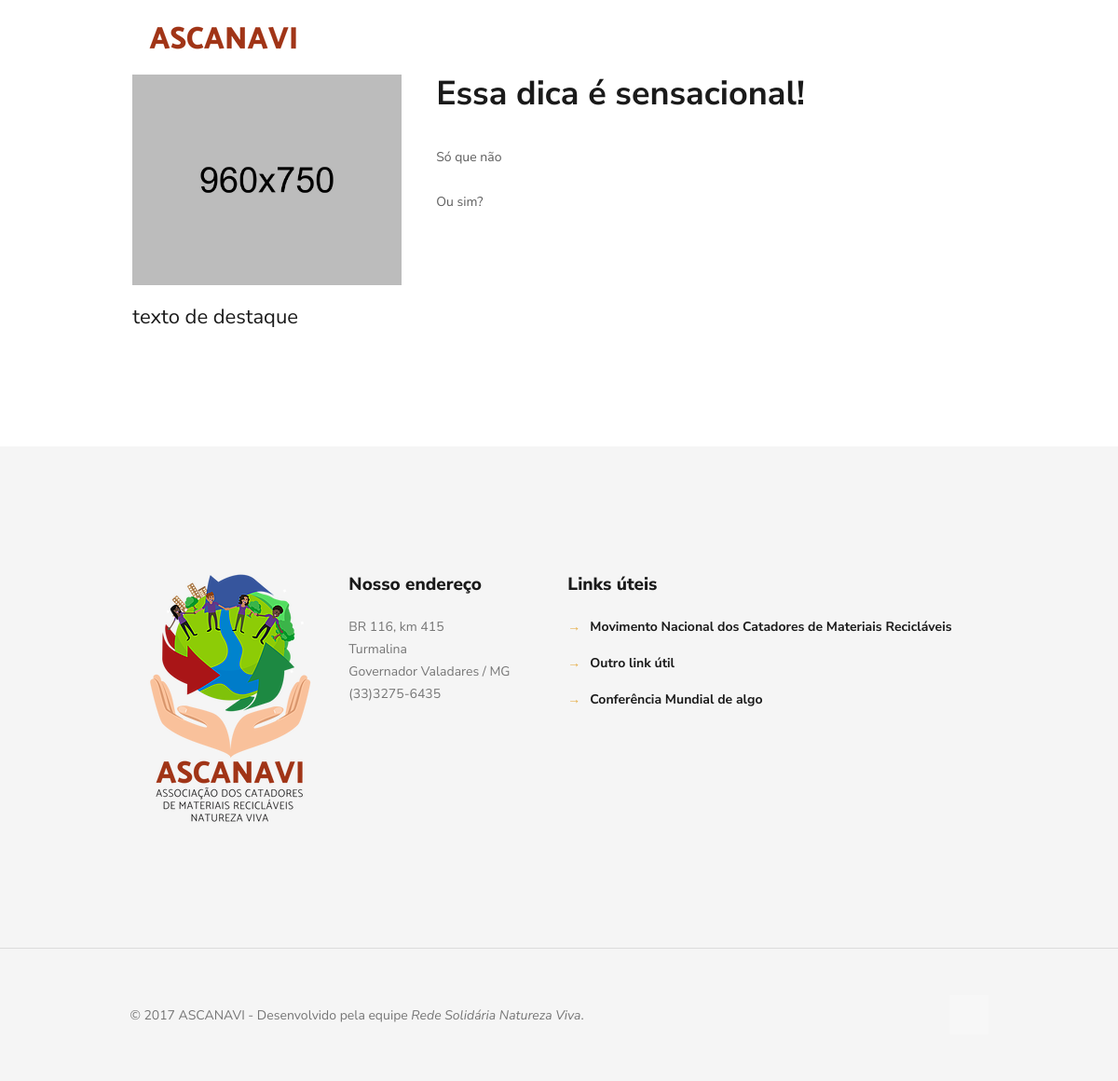
Page /dicas/2 on the committed database.
### core/models.py (models this page shows, shortened)
class Dica(models.Model):
    id_cat         = models.ForeignKey('DicasCategoria', verbose_name='categoria')
    dt_hora         = models.DateTimeField(auto_now=True, verbose_name='data e hora da inclusão')
    titulo         = models.CharField(max_length=100, verbose_name='título')
    texto_destaque = models.TextField(max_length=500, verbose_name='texto de destaque')
    texto          = models.TextField()
    imagem         = ResizedImageField(size=[480, 375], upload_to='dicas')

### core/views.py (the view)
# urls.py: url(r'^dicas/(?P<id>[0-9])$', dica, name='dica'),
def dica(request, id):
    try:
        reg = Dica.objects.get(pk = id)
    except Dica.DoesNotExist:
        reg = None
    context = {'reg': reg}
    return render(request, 'dica.html', context)

### core/context_processors.py (called while the page is built)
def contato(request):
    from core.models import Contato
    try:
        contato = Contato.objects.latest('id')
    except Contato.DoesNotExist:
        contato = None
    return {
        'contato': contato,
    }

### templates/dica.html (shortened to what this page needs)
{% load static %}
<!DOCTYPE html>
<html class="no-js">
<head>
    <link rel='stylesheet' href="{% static 'core/css/global.css' %}">
    <link rel='stylesheet' href="{% static 'core/css/structure.css' %}">
    <link rel='stylesheet' href="{% static 'core/css/home.css' %}">
    <link rel='stylesheet' href="{% static 'core/css/custom.css' %}">
</head>
<body class="color-custom style-simple layout-full-width nice-scroll-on button-flat if-zoom if-border-hide no-content-padding hide-love header-classic minimalist-header-no sticky-header sticky-tb-color ab-hide subheader-both-center menu-link-color menuo-no-borders menuo-right mobile-tb-left mobile-side-slide mobile-mini-mr-lc mobile-header-mini mobile-sticky">
    <div id="Wrapper">
        {% include 'header.html' %}
        <div id="Content">
            <div class="content_wrapper clearfix">
                <div class="sections_group">
                    <div class="entry-content">
                        <div class="section mcb-section" style="/*padding-top:140px;*/padding-bottom:90px;">
                            <div class="section_wrapper mcb-section-inner">
                                <div class="wrap mcb-wrap one-third  column-margin-20px valign-top clearfix" style="padding:0 1%">
                                    <div class="mcb-wrap-inner">
                                        <div class="column mcb-column one column_image ">
                                            <div class="image_frame image_item no_link scale-with-grid aligncenter no_border">
                                                <div class="image_wrapper"><img class="scale-with-grid" src="{% static 'core/images/home_home_product1-960x750.jpg' %}" alt="" width="780" height="610" />
                                                </div>
                                            </div>
                                        </div>
                                        <div class="column mcb-column one column_column ">
                                            <div class="column_attr clearfix">
                                                <h4>{% if reg %}{{ reg.texto_destaque }}{% endif %}</h4>
                                            </div>
                                        </div>
                                    </div>
                                </div>
                                <div class="wrap mcb-wrap two-third  valign-top clearfix" style="padding:0 0 0 2%">
                                    <div class="mcb-wrap-inner">
                                        <div class="column mcb-column one column_column  column-margin-20px">
                                            <div class="column_attr clearfix">
                                                <h3>{% if reg %}{{ reg.titulo }}{% else %}Registro não encontrado...{% endif %}</h3>
                                            </div>
                                        </div>
                                        <div class="column mcb-column one column_column ">
                                            <div class="column_attr clearfix" style=" padding:0 5% 0 0;">
                                                {% if reg %}{{ reg.texto|safe }}{% endif %}
                                            </div>
                                        </div>
                                    </div>
                                </div>
                            </div>
                        </div>
                    </div>
                </div>
            </div>
        </div>
        {% include 'footer.html' %}
    </div>
</body>
</html>

### core/static/core/css/home.css (style rules this page uses)
body, ul.timeline_items, .icon_box a .desc, .icon_box a:hover .desc, .feature_list ul li a, .list_item a, .list_item a:hover, .widget_recent_entries ul li a, .flat_box a, .flat_box a:hover, .story_box .desc, .content_slider.carouselul li a .title, .content_slider.flat.description ul li .desc, .content_slider.flat.description ul li a .desc, .post-nav.minimal a i { color: #5e5e5e; }
h3, h3 a, h3 a:hover { color: #1a1a1a; }
h4, h4 a, h4 a:hover, .style-simple .sliding_box .desc_wrapper h4 { color: #1a1a1a; }
.image_frame { border-color: #f8f8f8; }
html { background-color: #fff; }
#Wrapper, #Content { background-color: #fff; }
body, button, span.date_label, .timeline_items li h3 span, input[type="submit"], input[type="reset"], input[type="button"], input[type="text"], input[type="password"], input[type="tel"], input[type="email"], textarea, select, .offer_li .title h3 { font-family: "Nunito Sans", Arial, Tahoma, sans-serif; }
h1, h2, h3, h4, .text-logo #logo { font-family: "Nunito Sans", Arial, Tahoma, sans-serif; }
body { font-size: 14px; line-height: 24px; font-weight: 400; letter-spacing: 0px; }
h3 { font-size: 36px; line-height: 42px; font-weight: 700; letter-spacing: 0px; }
h4 { font-size: 22px; line-height: 28px; font-weight: 400; letter-spacing: 0px; }

### rows in the picture
Dica: texto_destaque "texto de destaque", titulo "Essa dica é sensacional!", texto "Só que não Ou sim?"
